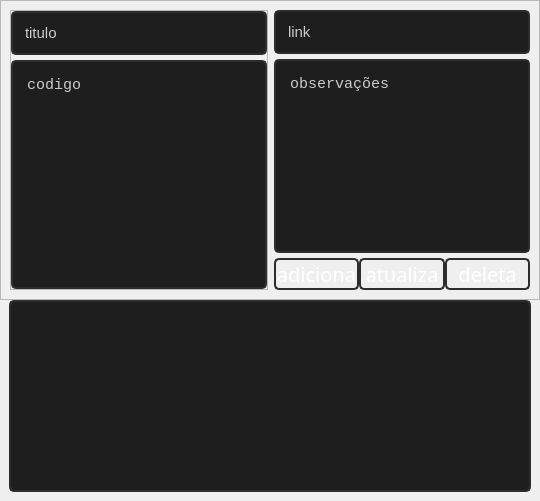
            <widget class="QWidget" name="banco_de_dados">
             <layout class="QVBoxLayout" name="verticalLayout_13">
              <property name="spacing">
               <number>0</number>
              </property>
              <property name="leftMargin">
               <number>0</number>
              </property>
              <property name="topMargin">
               <number>0</number>
              </property>
              <property name="rightMargin">
               <number>0</number>
              </property>
              <property name="bottomMargin">
               <number>0</number>
              </property>
              <item>
               <widget class="QFrame" name="barra_menus_banco_dados">
                <property name="minimumSize">
                 <size>
                  <width>0</width>
                  <height>300</height>
                 </size>
                </property>
                <property name="frameShape">
                 <enum>QFrame::StyledPanel</enum>
                </property>
                <property name="frameShadow">
                 <enum>QFrame::Raised</enum>
                </property>
                <layout class="QHBoxLayout" name="horizontalLayout_17">
                 <item>
                  <widget class="QFrame" name="conteiner_esquerda_db">
                   <property name="frameShape">
                    <enum>QFrame::StyledPanel</enum>
                   </property>
                   <property name="frameShadow">
                    <enum>QFrame::Raised</enum>
                   </property>
                   <layout class="QVBoxLayout" name="verticalLayout_15">
                    <property name="spacing">
                     <number>5</number>
                    </property>
                    <property name="leftMargin">
                     <number>0</number>
                    </property>
                    <property name="topMargin">
                     <number>0</number>
                    </property>
                    <property name="rightMargin">
                     <number>0</number>
                    </property>
                    <property name="bottomMargin">
                     <number>0</number>
                    </property>
                    <item>
                     <widget class="QLineEdit" name="db_texto_titulo">
                      <property name="minimumSize">
                       <size>
                        <width>0</width>
                        <height>40</height>
                       </size>
                      </property>
                      <property name="styleSheet">
                       <string notr="true">QLineEdit{
border: 2px solid rgb(45,45,45);
border-radius: 5px;
padding: 10px;
background-color: rgb(30,30,30);
	color: rgb(203, 203, 203);
font: 15px Segoe UI, bold;
}
QLineEdit:hover{
border: 2px solid rgb(55,55,55);
}
QLineEdit:focus{
border: 2px solid  rgb(85, 170, 255);
	color: rgb(85, 170, 255);
}</string>
                      </property>
                      <property name="text">
                       <string>titulo</string>
                      </property>
                      <property name="echoMode">
                       <enum>QLineEdit::Normal</enum>
                      </property>
                      <property name="clearButtonEnabled">
                       <bool>false</bool>
                      </property>
                     </widget>
                    </item>
                    <item>
                     <widget class="QTextEdit" name="db_texto_codigo">
                      <property name="styleSheet">
                       <string notr="true">QTextEdit{
border: 2px solid rgb(45,45,45);
border-radius: 5px;
padding: 10px;
background-color: rgb(30,30,30);
	color: rgb(203, 203, 203);
font: 15px Courier New;
}
QTextEdit:hover{
border: 2px solid rgb(55,55,55);
}
QTextEdit:focus{
border: 2px solid  rgb(85, 170, 255);
	color: rgb(85, 170, 255);
}</string>
                      </property>
                      <property name="html">
                       <string>&lt;!DOCTYPE HTML PUBLIC &quot;-//W3C//DTD HTML 4.0//EN&quot; &quot;http://www.w3.org/TR/REC-html40/strict.dtd&quot;&gt;
&lt;html&gt;&lt;head&gt;&lt;meta name=&quot;qrichtext&quot; content=&quot;1&quot; /&gt;&lt;style type=&quot;text/css&quot;&gt;
p, li { white-space: pre-wrap; }
&lt;/style&gt;&lt;/head&gt;&lt;body style=&quot; font-family:'Courier New'; font-size:15px; font-weight:400; font-style:normal;&quot;&gt;
&lt;p style=&quot; margin-top:0px; margin-bottom:0px; margin-left:0px; margin-right:0px; -qt-block-indent:0; text-indent:0px;&quot;&gt;&lt;span style=&quot; font-size:15px;&quot;&gt;codigo&lt;/span&gt;&lt;/p&gt;&lt;/body&gt;&lt;/html&gt;</string>
                      </property>
                      <property name="overwriteMode">
                       <bool>false</bool>
                      </property>
                      <property name="placeholderText">
                       <string/>
                      </property>
                     </widget>
                    </item>
                   </layout>
                  </widget>
                 </item>
                 <item>
                  <widget class="QFrame" name="conteiner_direita_db">
                   <property name="maximumSize">
                    <size>
                     <width>400</width>
                     <height>16777215</height>
                    </size>
                   </property>
                   <property name="frameShape">
                    <enum>QFrame::NoFrame</enum>
                   </property>
                   <property name="frameShadow">
                    <enum>QFrame::Raised</enum>
                   </property>
                   <layout class="QVBoxLayout" name="verticalLayout_14">
                    <property name="spacing">
                     <number>5</number>
                    </property>
                    <property name="leftMargin">
                     <number>0</number>
                    </property>
                    <property name="topMargin">
                     <number>0</number>
                    </property>
                    <property name="rightMargin">
                     <number>0</number>
                    </property>
                    <property name="bottomMargin">
                     <number>0</number>
                    </property>
                    <item>
                     <widget class="QLineEdit" name="db_texto_link">
                      <property name="minimumSize">
                       <size>
                        <width>0</width>
                        <height>40</height>
                       </size>
                      </property>
                      <property name="styleSheet">
                       <string notr="true">QLineEdit{
border: 2px solid rgb(45,45,45);
border-radius: 5px;
padding: 10px;
background-color: rgb(30,30,30);
	color: rgb(203, 203, 203);
font: 15px Segoe UI, bold;
}
QLineEdit:hover{
border: 2px solid rgb(55,55,55);
}
QLineEdit:focus{
border: 2px solid  rgb(85, 170, 255);
	color: rgb(85, 170, 255);
}</string>
                      </property>
                      <property name="text">
                       <string>link</string>
                      </property>
                     </widget>
                    </item>
                    <item>
                     <widget class="QTextEdit" name="db_texto_observacao">
                      <property name="maximumSize">
                       <size>
                        <width>16777215</width>
                        <height>250</height>
                       </size>
                      </property>
                      <property name="styleSheet">
                       <string notr="true">QTextEdit{
border: 2px solid rgb(45,45,45);
border-radius: 5px;
padding: 10px;
background-color: rgb(30,30,30);
	color: rgb(203, 203, 203);
font: 15px Courier New;
}
QTextEdit:hover{
border: 2px solid rgb(55,55,55);
}
QTextEdit:focus{
border: 2px solid  rgb(85, 170, 255);
	color: rgb(85, 170, 255);
}</string>
                      </property>
                      <property name="html">
                       <string>&lt;!DOCTYPE HTML PUBLIC &quot;-//W3C//DTD HTML 4.0//EN&quot; &quot;http://www.w3.org/TR/REC-html40/strict.dtd&quot;&gt;
&lt;html&gt;&lt;head&gt;&lt;meta name=&quot;qrichtext&quot; content=&quot;1&quot; /&gt;&lt;style type=&quot;text/css&quot;&gt;
p, li { white-space: pre-wrap; }
&lt;/style&gt;&lt;/head&gt;&lt;body style=&quot; font-family:'Courier New'; font-size:15px; font-weight:400; font-style:normal;&quot;&gt;
&lt;p style=&quot; margin-top:0px; margin-bottom:0px; margin-left:0px; margin-right:0px; -qt-block-indent:0; text-indent:0px;&quot;&gt;&lt;span style=&quot; font-size:15px;&quot;&gt;observações&lt;/span&gt;&lt;/p&gt;&lt;/body&gt;&lt;/html&gt;</string>
                      </property>
                     </widget>
                    </item>
                    <item>
                     <widget class="QFrame" name="conteiner_menus_db">
                      <property name="frameShape">
                       <enum>QFrame::NoFrame</enum>
                      </property>
                      <property name="frameShadow">
                       <enum>QFrame::Raised</enum>
                      </property>
                      <layout class="QHBoxLayout" name="horizontalLayout_18">
                       <property name="spacing">
                        <number>0</number>
                       </property>
                       <property name="leftMargin">
                        <number>0</number>
                       </property>
                       <property name="topMargin">
                        <number>0</number>
                       </property>
                       <property name="rightMargin">
                        <number>0</number>
                       </property>
                       <property name="bottomMargin">
                        <number>0</number>
                       </property>
                       <item>
                        <widget class="QPushButton" name="botao_db_adiciona">
                         <property name="styleSheet">
                          <string notr="true">QPushButton {
	background-color:transparent;
	background-repeat: no-repeat;
	background-position: center;
	border: 2px solid rgb(45,45,45);
border-radius: 5px;
	color: rgb(255, 255, 255);
	font: 20px SegoeUIl, bold;
}
QPushButton:hover {
	background-color: rgb(30,144,255);
}
QPushButton:pressed {
	background-color: rgb(1,84,149);
}</string>
                         </property>
                         <property name="text">
                          <string>adiciona</string>
                         </property>
                        </widget>
                       </item>
                       <item>
                        <widget class="QPushButton" name="botao_db_atualiza">
                         <property name="styleSheet">
                          <string notr="true">QPushButton {
	background-color:transparent;
	background-repeat: no-repeat;
	background-position: center;
	border: 2px solid rgb(45,45,45);
border-radius: 5px;
	color: rgb(255, 255, 255);
	font: 20px SegoeUIl, bold;
}
QPushButton:hover {
	background-color: rgb(30,144,255);
}
QPushButton:pressed {
	background-color: rgb(1,84,149);
}</string>
                         </property>
                         <property name="text">
                          <string>atualiza</string>
                         </property>
                        </widget>
                       </item>
                       <item>
                        <widget class="QPushButton" name="botao_db_deleta">
                         <property name="styleSheet">
                          <string notr="true">QPushButton {
	background-color:transparent;
	background-repeat: no-repeat;
	background-position: center;
	border: 2px solid rgb(45,45,45);
border-radius: 5px;
	color: rgb(255, 255, 255);
	font: 20px SegoeUIl, bold;
}
QPushButton:hover {
	background-color: rgb(30,144,255);
}
QPushButton:pressed {
	background-color: rgb(1,84,149);
}</string>
                         </property>
                         <property name="text">
                          <string>deleta</string>
                         </property>
                        </widget>
                       </item>
                      </layout>
                     </widget>
                    </item>
                   </layout>
                  </widget>
                 </item>
                </layout>
               </widget>
              </item>
              <item>
               <widget class="QFrame" name="conteiner_dados_db">
                <property name="frameShape">
                 <enum>QFrame::NoFrame</enum>
                </property>
                <property name="frameShadow">
                 <enum>QFrame::Raised</enum>
                </property>
                <layout class="QHBoxLayout" name="horizontalLayout_16">
                 <property name="spacing">
                  <number>0</number>
                 </property>
                 <property name="leftMargin">
                  <number>9</number>
                 </property>
                 <property name="topMargin">
                  <number>0</number>
                 </property>
                 <property name="rightMargin">
                  <number>9</number>
                 </property>
                 <property name="bottomMargin">
                  <number>9</number>
                 </property>
                 <item>
                  <widget class="QTableView" name="tabela_dados_db">
                   <property name="styleSheet">
                    <string notr="true">QHeaderView {
background: rgb(30, 30, 30);
}
QHeaderView::section{
	color: rgb(255, 255, 255);
background: rgb(35,35,35);
}
QTableCornerButton::section{
background: rgb(35,35,35);
}
QHeaderView::section:pressed{
background: rgb(30,144,255);
}
QTableCornerButton::section:pressed{
background: rgb(30,144,255);
}



QTableView{
border: 2px solid rgb(45,45,45);
border-radius: 5px;
padding: 10px;
background-color: rgb(30,30,30);
	color: rgb(203, 203, 203);
font: 15px Segoe UI, bold;
}
QTableView:hover{
border: 2px solid rgb(55,55,55);
}
QTableView:focus{
border: 2px solid  rgb(85, 170, 255);
	color: rgb(85, 170, 255);
}
* { gridline-color: gray }</string>
                   </property>
                   <property name="frameShape">
                    <enum>QFrame::NoFrame</enum>
                   </property>
                   <property name="gridStyle">
                    <enum>Qt::SolidLine</enum>
                   </property>
                   <attribute name="horizontalHeaderDefaultSectionSize">
                    <number>150</number>
                   </attribute>
                  </widget>
                 </item>
                </layout>
               </widget>
              </item>
             </layout>
            </widget>
